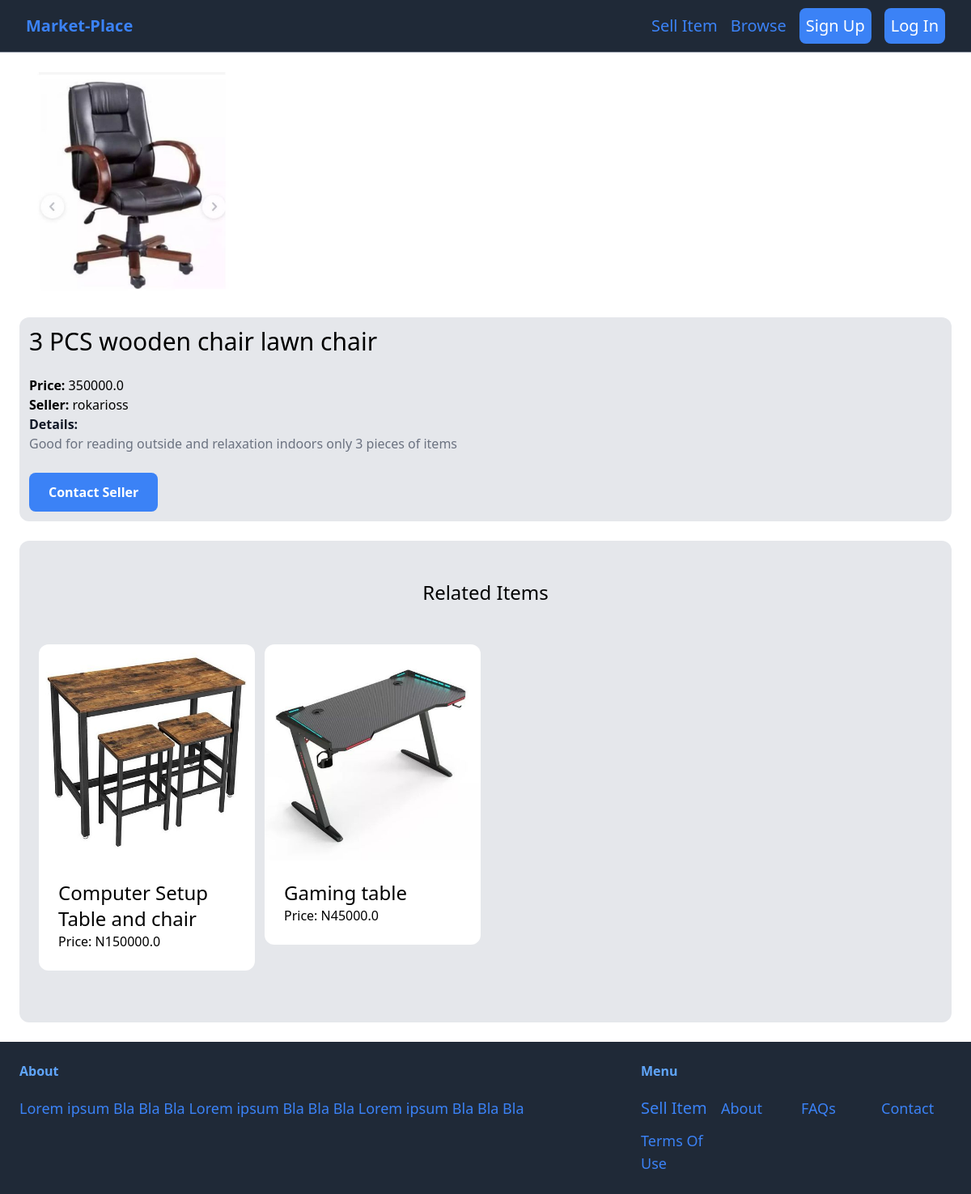
/items/5/, run on the app's committed database.
### item/models.py (models this page shows, shortened)
class Item(models.Model):
    category = models.ForeignKey(Category, related_name='items', on_delete=models.CASCADE)
    name = models.CharField(max_length=255)
    description = models.TextField(blank=True, null=True)
    pricing = models.FloatField()
    image = models.ImageField(upload_to='item_images', blank=True, null=True)
    is_sold = models.BooleanField(default=False)
    created_by = models.ForeignKey(User, related_name='items', on_delete=models.CASCADE)
    created_at = models.DateTimeField(auto_now_add=True)

### item/views.py (the view)
# urls.py: path('<int:pk>/', views.detail, name='detail'),
def detail(request, pk):
    item = get_object_or_404(Item, pk=pk)
    related_items = Item.objects.filter(category=item.category, is_sold = False).exclude(pk=pk)[0:3]
    return render(request, 'item/detail.html', {
        'item':item,
        'related_items': related_items
    })

### item/templates/item/detail.html (shortened to what this page needs)
{% extends 'marketplace/base.html' %}
{% block content %}
<div>
    {% if item.image.url %}
        <div class="grid grid-cols-1 sm:grid-cols-2 md:grid-cols-3 lg:grid-cols-4 gap-3">
            <img src="{{ item.image.url }}" class="rounded-lg">
        </div><br>
    {% endif %}
    <div class="p-3 bg-gray-200 rounded-xl">
        <h1 class="mb-6 text-3xl">{{ item.name }}</h1>
        <p class="text-black-500"><strong>Price: </strong>{{ item.pricing }}</p>
        <p class="text-black-500"><strong>Seller: </strong>{{ item.created_by }}</p>
        {% if item.description %}
            <p class="text-gray-500">
                <strong class="text-gray-900">Details: </strong><br>
                {{ item.description }}
            </p>
        {% endif %}
        {% if request.user == item.created_by %}
            <div class="mt-6 p-6 bg-white rounded-lg">
                <p>You posted this</p>
                <a href="{% url 'item:delete' item.id %}" class="inline-block mt-6 px-6 py-3 text-lg font-semibold bg-red-500 text-white rounded-lg">
                    Delete
                </a>
                <a href="{% url 'item:edit_item' item.id %}" class="inline-block mx-auto mt-6 px-6 py-3 text-lg font-semibold bg-blue-500 text-white rounded-lg">
                    Edit
                </a>
            </div>
        {% else %}
            <a href="#" class="inline-block mt-6 px-6 py-3 text-md font-semibold bg-blue-500 text-white hover:bg-blue-800 rounded-lg">Contact Seller</a>
        {% endif %}
    </div>
</div>
<div class="mt-6 px-6 py-12 bg-gray-200 rounded-xl">
    <h2 class="mb-12 text-2xl text-center">Related Items</h2>
    <div class="grid grid-cols-1 sm:grid-cols-2 md:grid-cols-3 lg:grid-cols-4 gap-3">
        {% for item in related_items %}
            <div class="mb-4">
                <a href="{% url 'item:detail' item.id %}">
                    <div>
                        <img src="{{ item.image.url }}" class="rounded-t-xl">
                    </div>
                    <div class="p-6 bg-white rounded-b-xl">
                        <h2 class="text-2xl">{{ item.name }}</h2>
                        <p class="text-black-500">Price: N{{ item.pricing }}</p>
                    </div>
                </a>
            </div>
        {% endfor %}
    </div>
</div>
{% endblock %}

### data on the page
Item: image (picture), name "3 PCS wooden chair lawn chair", pricing "350000.0", created_by "rokarioss", description "Good for reading outside and relaxation indoors only 3 pieces of items"
Item: image (picture), name "Computer Setup Table and chair", pricing "150000.0"
Item: image (picture), name "Gaming table", pricing "45000.0"
